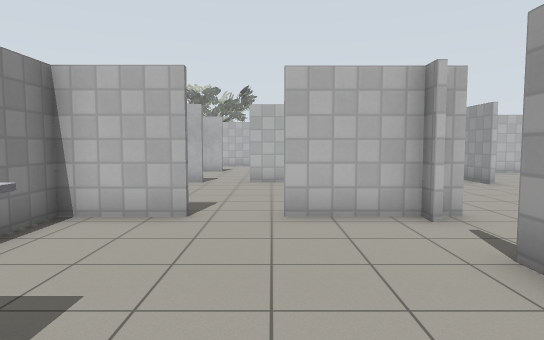
[1] (above)

22 first-person views from a walk through a world built for the Gazebo simulator. The camera is 1.2 m above the floor, tilts 4° down and sees 75° across. The floor is counted in squares, 1 m on a side. Each view is taken from the middle of a square. On the plan, view 1 faces up. The plan holds only what a view shows up to about 14 squares ahead; the rest is blank. Simple patterns stand in for the simulator's built-in surfaces. Simple shapes stand in for some stock models.

[2]
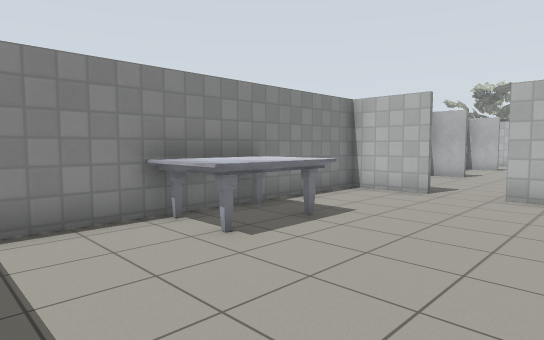

[3]
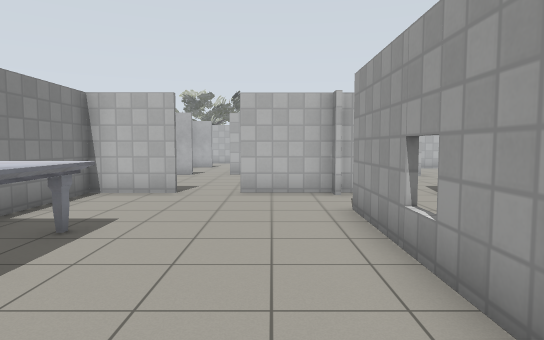

[4]
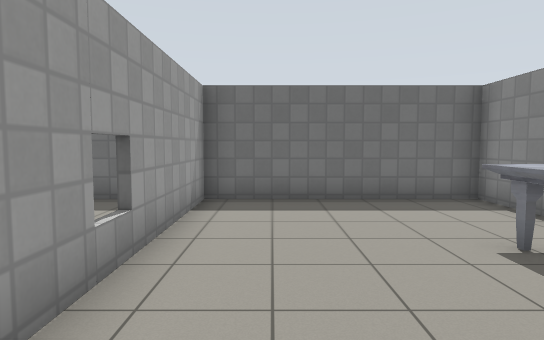

[5]
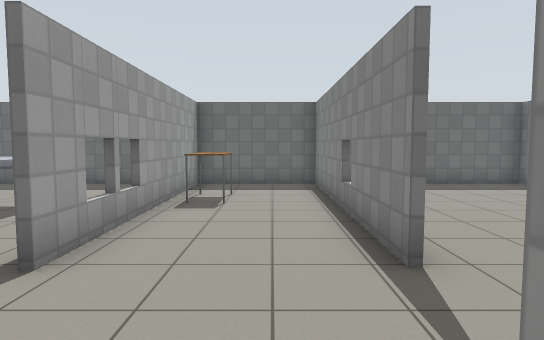

[6]
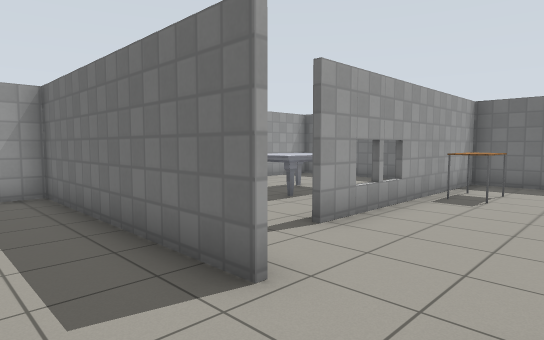

[7]
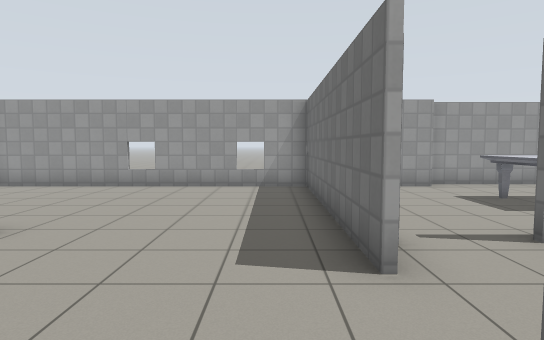

[8]
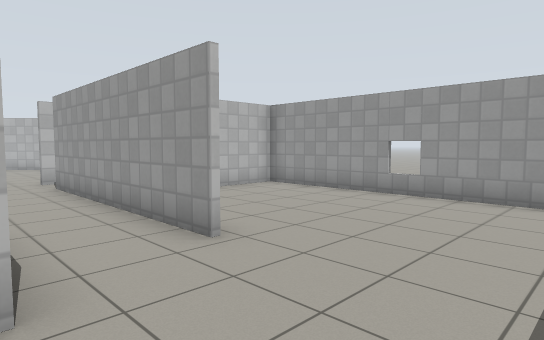

[9]
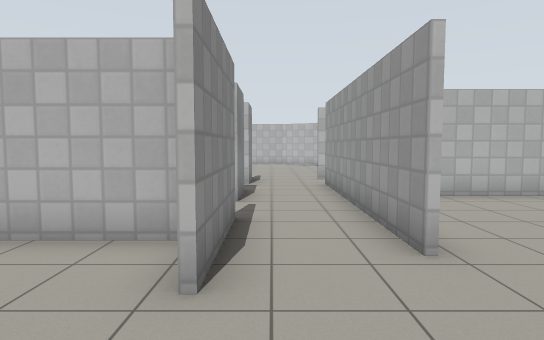

[10]
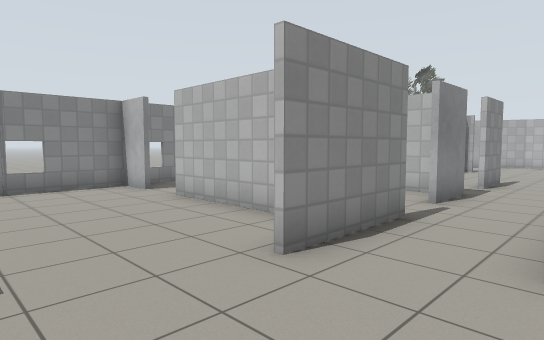

[11]
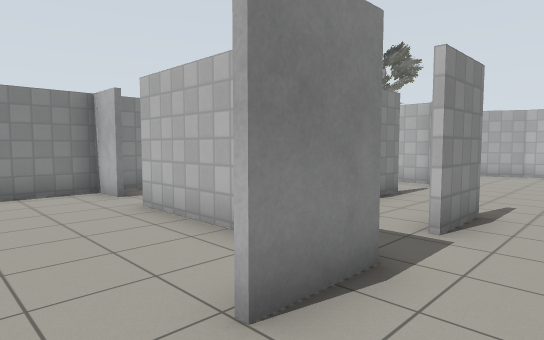

[12]
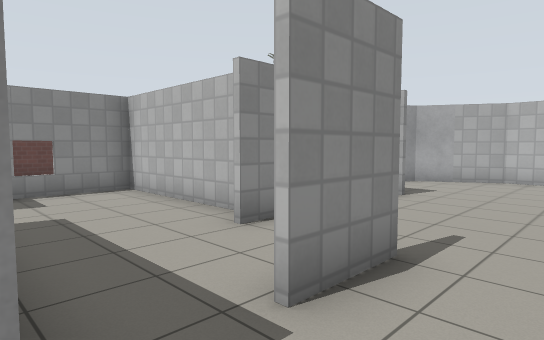

[13]
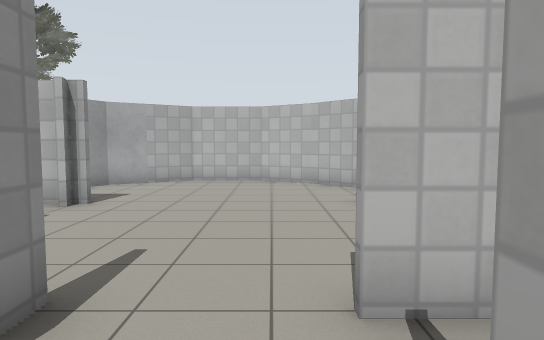

[14]
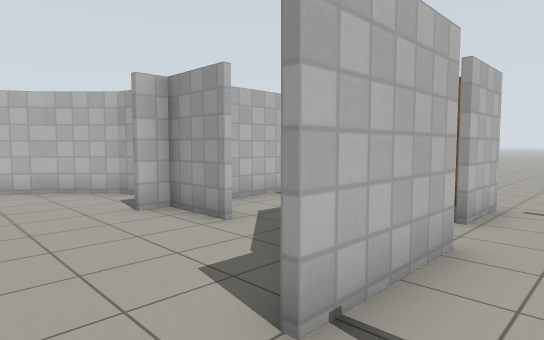

[15]
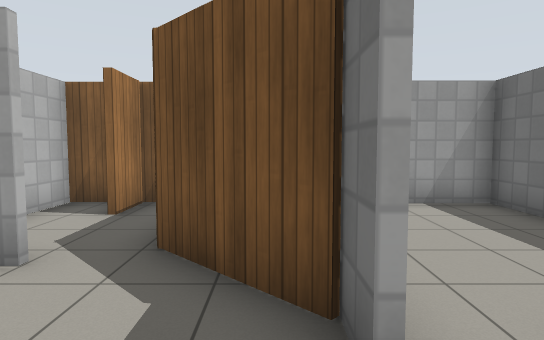

[16]
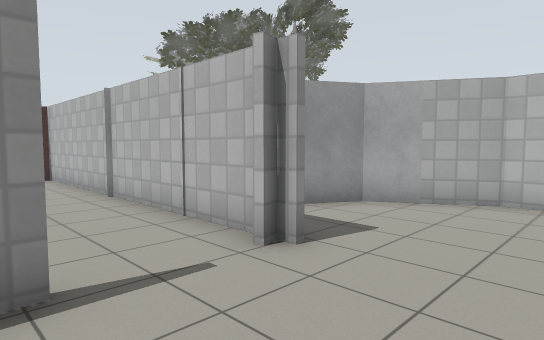

[17]
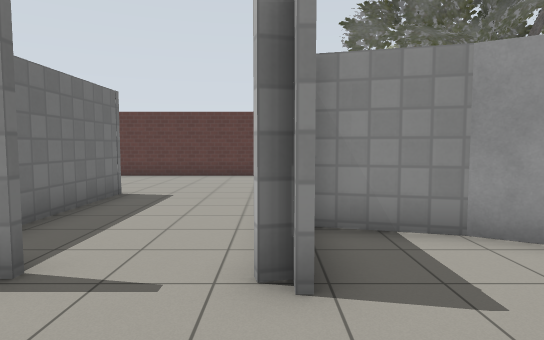

[18]
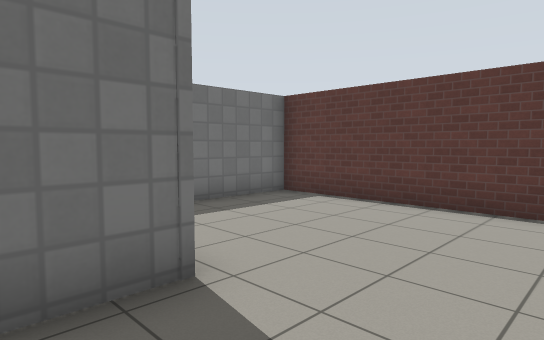

[19]
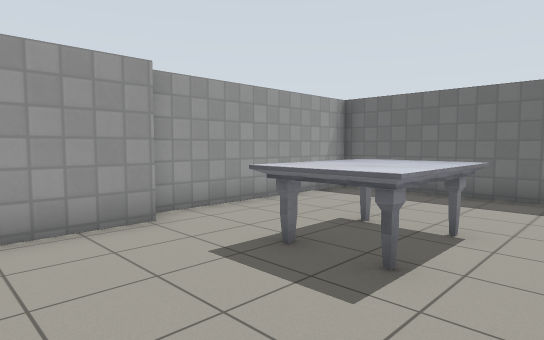

[20]
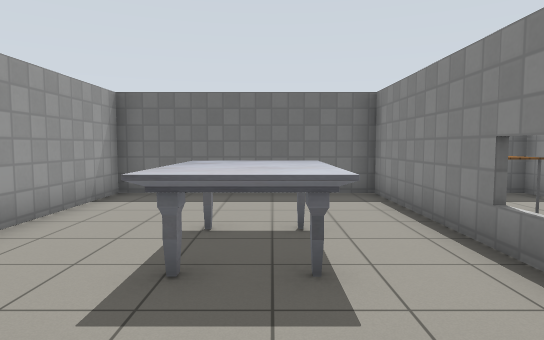

[21]
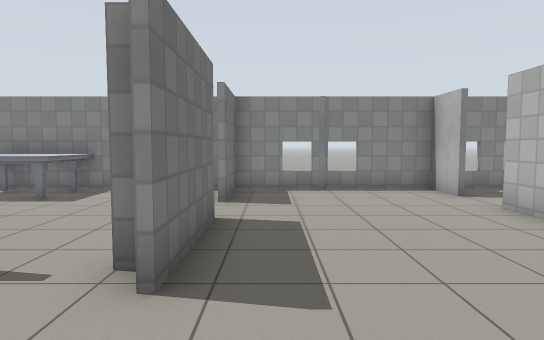

[22]
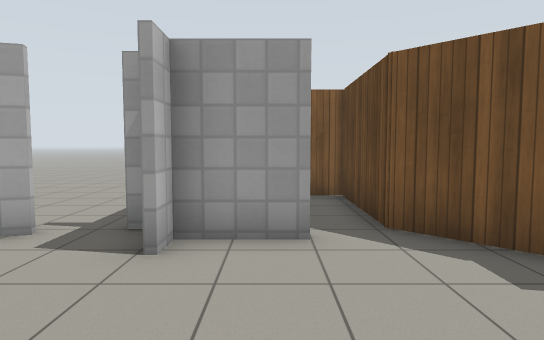

### Floor plan
Ten units are one square. View 1 is at (0, 0); x grows to the right and y downward. Boxes are objects, and circles mark ways between rooms. Rooms are numbered by the first view taken in them; rooms with no view inside come last. Other rooms are left out.
<svg viewBox="-95 -296 229 340">
<path fill="none" stroke="#000" d="M-14 -59 -36 -59 -36 38 29 38M25 39 25 -36M25 -59 1 -59M67 -108 67 -125M39 -114 -7 -114M51 -60 123 -60 123 -151M43 -129 43 -97M1 -60 32 -60M-21 -114 -36 -114 -36 -60 -14 -60M122 -153 89 -153M36 -161 -7 -161M-22 -161 -36 -161 -36 -121M67 -125 67 -145M43 -164 43 -145M67 -145 67 -181M19 -243 20 -238M17 -242 5 -242M84 -225 84 -242 77 -242M19 -218 19 -194M87 -261 85 -269 72 -282M43 -197 43 -179M73 -281 56 -291 33 -291 10 -277 3 -265M65 -195 73 -195 91 -213M4 -267 -2 -246M-37 -202 -2 -202M5 -242 -90 -242 -90 -165 -61 -164M64 -18 64 39M123 -23 123 -44M63 14 63 4M59 38 129 38 129 -21M10 -201 -36 -201M-36 -204 -36 -169M63 4 63 -38M27 -36 27 39M29 38 59 38M33 -59 28 -59M63 39 63 14M94 -194 65 -194M107 -155 124 -155M123 -151 123 -173M91 -213 123 -213 123 -221M124 -227 110 -227M123 -242 99 -242"/>
<rect x="-35" y="-25" width="20" height="30" fill="#bbb"><title>marble table</title></rect>
<rect x="85" y="-25" width="20" height="30" fill="#bbb"><title>marble table</title></rect>
<rect x="45" y="-5" width="20" height="20" fill="#bbb"><title>table</title></rect>
<circle cx="-5" cy="-60" r="3" fill="#2a7"/>
<circle cx="30" cy="-45" r="3" fill="#2a7"/>
<circle cx="-15" cy="-110" r="3" fill="#2a7"/>
<circle cx="55" cy="-115" r="3" fill="#2a7"/>
<circle cx="45" cy="-60" r="3" fill="#2a7"/>
<circle cx="55" cy="-155" r="3" fill="#2a7"/>
<circle cx="-15" cy="-160" r="3" fill="#2a7"/>
<circle cx="55" cy="-180" r="3" fill="#2a7"/>
<circle cx="40" cy="-170" r="3" fill="#2a7"/>
<circle cx="15" cy="-225" r="3" fill="#2a7"/>
<circle cx="30" cy="-200" r="3" fill="#2a7"/>
<circle cx="70" cy="-190" r="3" fill="#2a7"/>
<circle cx="90" cy="-220" r="3" fill="#2a7"/>
<circle cx="60" cy="-45" r="3" fill="#2a7"/>
<text x="-10" y="-10">1</text>
<text x="50" y="-90">2</text>
<text x="10" y="-140">3</text>
<text x="50" y="-170">4</text>
<text x="50" y="-240">5</text>
<text x="-50" y="-210">6</text>
<text x="90" y="-10">7</text>
<text x="0" y="-180">8</text>
<text x="40" y="-10">9</text>
<text x="90" y="-180">10</text>
<text x="100" y="-220">11</text>
</svg>
Room 1 opens to room 2. Room 1 opens to room 9. Room 2 opens to room 3. Room 2 opens to room 9. Room 3 opens to room 4. Room 3 opens to room 8. Room 4 opens to room 5. Room 4 opens to room 8. Room 5 opens to room 6. Room 5 opens to room 8. Room 5 opens to room 10. Room 5 opens to room 11. Room 7 opens to room 9.

Where each view was taken, in squares from view 1:
view 1: 0 up, 0 right, facing up
view 2: 3 down, 2 right, facing up-left
view 3: 3 down, 1 right, facing up
view 4: 4 up, 1 right, facing down
view 5: 7 up, 4 right, facing down
view 6: 8 up, 3 right, facing down-right
view 7: 7 up, 2 right, facing right
view 8: 7 up, 4 right, facing up-right
view 9: 7 up, 5 right, facing up
view 10: 7 up, 7 right, facing up-left
view 11: 13 up, 6 right, facing up-left
view 12: 16 up, 6 right, facing up-left
view 13: 17 up, 6 right, facing up
view 14: 18 up, 5 right, facing up-right
view 15: 20 up, 5 right, facing right
view 16: 21 up, 5 right, facing up-left
view 17: 24 up, 5 right, facing left
view 18: 23 up, 2 left, facing down-left
view 19: 5 up, 7 right, facing down-right
view 20: 5 up, 9 right, facing down
view 21: 7 up, 6 right, facing left
view 22: 23 up, 4 right, facing right
